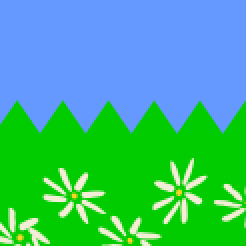
#> input picture images/primer_0_pi_rad.png, 123 x 123 px (shown 2 times larger)
$ python main.py
#> lines starting #> are read from the running program, lines starting #| are printed output that depends on the picture; long printed decimals are rounded
### horizont.py
import numpy as np
import scipy.ndimage as ndimage
import matplotlib.pyplot as plt

def orientacija_horizonta(slika: np.ndarray) -> float:
    # Convert to grayscale by averaging the RGB channels
    slika = slika.mean(2)
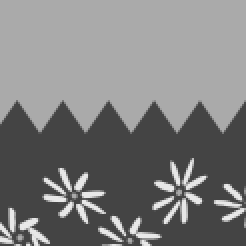
#> slika: shape (123, 123) float32 (shown 2 times larger); min 0.267, max 0.911, mean 0.495

    # Apply gaussian filter from ndimage library
    slika_conv_gaussian = ndimage.gaussian_filter(slika, sigma=10)
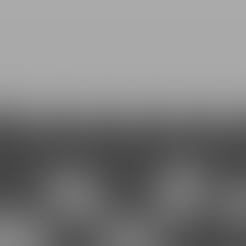
#> slika_conv_gaussian: shape (123, 123) float32 (shown 2 times larger); min 0.275, max 0.667, mean 0.495


    jedro_sobel_dx = np.array([
        [-1, 0, 1],
        [-2, 0, 2],
        [-1, 0, 1]
    ])
    jedro_sobel_dy = np.array([
        [-1, -2, -1],
        [0, 0, 0],
        [1, 2, 1]
    ])

    slika_dx = ndimage.convolve(slika_conv_gaussian, jedro_sobel_dx)
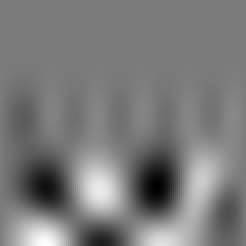
#> slika_dx: shape (123, 123) float32 (shown 2 times larger); min -0.0595, max 0.0636, mean -3.75e-05; drawn with min black and max white
    slika_dy = ndimage.convolve(slika_conv_gaussian, jedro_sobel_dy)
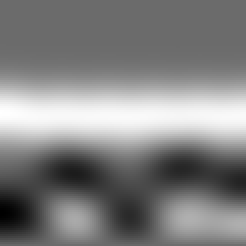
#> slika_dy: shape (123, 123) float32 (shown 2 times larger); min -0.0853, max 0.118, mean 0.0182; drawn with min black and max white
    # slika_dx_and_dy = ndimage.convolve(slika_dx, jedro_sobel_dy, mode='constant', cval=0.0)
    #"""


    slika_rob_mag = (slika_dx**2 + slika_dy**2)**0.5 # samo pitagorov izrek
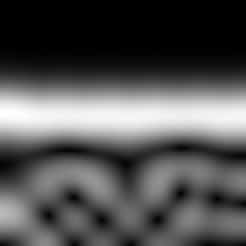
#> slika_rob_mag: shape (123, 123) float32 (shown 2 times larger); min 0, max 0.118, mean 0.0382; drawn with min black and max white
    # slika_rob_smer = np.arctan2(slika_dy, slika_dx)
    slika_rob_smer = np.arctan2(slika_dx, slika_dy)
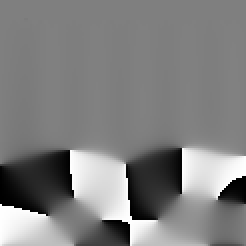
#> slika_rob_smer: shape (123, 123) float32 (shown 2 times larger); min -3.14, max 3.14, mean 0.0216; drawn with min black and max white
    """
    # Apply Sobel filters to the image
    slika_sobel_dx = ndimage.convolve(slika_conv_gaussian, jedro_sobel_dx)
    slika_sobel_dy = ndimage.convolve(slika_conv_gaussian, jedro_sobel_dy)
    # Compute the magnitude of the gradient
    slika_sobel = np.hypot(slika_sobel_dx, slika_sobel_dy)
    # Normalize the result
    slika_sobel = (slika_sobel / slika_sobel.max()) * 255  # Scale to 0-255
    # Convert to unsigned 8-bit integer type for proper image representation
    slika_sobel = slika_sobel.astype(np.uint8)
    """

    # razdelimo histogram na 16 predalckov med vrednostmi -pi, pi
    hist_bins = np.linspace(-np.pi, np.pi, 100)
    # razdelimo piksle v predalcke po kotu roba, pomnozeno z weightom magnitude ki nam pove kak mocn je rob
    # hist_smeri_x, hist_smeri_y = np.histogram(slika_sobel, bins=hist_bins, weights=slika_rob_mag)
    # Tried both methods for edge detection but the results are not as expected
    hist_smeri_x, hist_smeri_y = np.histogram(slika_rob_smer, bins=hist_bins, weights=slika_rob_mag)
#> hist_smeri_x = 99 values, max 160.3 at index 49, min 0.439 at index 33, mean 5.84; hist_smeri_y = 100 values from -3.14 to 3.14

    # Find the index of the maximum value
    max_y_index = np.argmax(hist_smeri_x)
#> max_y_index = 49
    # Find the corresponding bin edge (x-axis)
    max_x = hist_bins[max_y_index]
#> max_x = -0.0317
    # Find the value next to it
    max_x_plus_one = hist_bins[max_y_index + 1]
#> max_x_plus_one = 0.0317

    result = (max_x_plus_one + max_x) * 0.5
#> result = 2.22e-16

    print(f"Maximum value on the x-axis (bin edge in rad): {max_x}")
#| Maximum value on the x-axis (bin edge in rad): -0.03173
    # Find the second largest value in the histogram counts
    sorted_hist_smeri_x = np.sort(hist_smeri_x)[::-1]  # Sort in descending order
#> sorted_hist_smeri_x = 99 values, max 160.3 at index 0, min 0.439 at index 98, mean 5.84
    second_largest_y = sorted_hist_smeri_x[1]  # Second largest value
#> second_largest_y = 87.74
    # Find the corresponding bin edge for the second largest value
    second_largest_y_index = np.where(hist_smeri_x == second_largest_y)[0][0]
#> second_largest_y_index = 48
    second_largest_x = hist_bins[second_largest_y_index]
#> second_largest_x = -0.0952
    print(f"Second largest value on the x-axis (bin edge in rad): {second_largest_x}")
#| Second largest value on the x-axis (bin edge in rad): -0.0952
    print(f"")
    print(f"Maximum and value next to it combined and devided by 2:")
    print(f"Angle in rad: {result}")
#| Angle in rad: 2.220446049250313e-16
    print(f"Agle in degrees: {result * 180 / np.pi}")
#| Agle in degrees: 1.2722218725854067e-14
    #max_y = x[np.where(hist_smeri_y == hist_smeri_y.max())]
    #print(f"Maximum: {hist_bins[max_y]}")


    # Plot the image and histogram
    plt.figure(figsize=(12, 6))
    plt.subplot(1, 2, 1)
    plt.imshow(slika, cmap='gray')
    plt.axis('off')
    plt.subplot(1, 2, 2)
    # 16 bins, count is height, width is the difference between two edges
    plt.bar(hist_bins[:-1], hist_smeri_x, width=hist_bins[2] - hist_bins[1])
    plt.show()
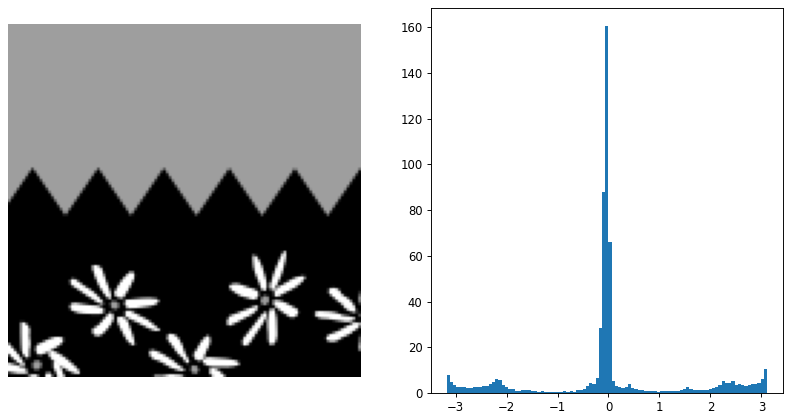
#> figure drawn by matplotlib, 2 panels; panel 2: tallest bar 160.3 high, from x = -0.0635 to 0

    return result

### main.py
import numpy as np
import scipy.ndimage as ndimage
import matplotlib.pyplot as plt
import os
import horizont

# Use an absolute path to the image file
#image_path = os.path.abspath('images/image_left_leaning.jpg')
image_path = os.path.abspath('images/primer_0_pi_rad.png')
# Load the image
slika = plt.imread(image_path)[:, :, :3]

#regija1 = slika[500:600, 2700:2800, :]
#regija2 = slika[600:700, 3000:3100, :]

# Pass regija2 to the function
print(f"Kot je {horizont.orientacija_horizonta(slika)} radianov.")
#| Kot je 2.220446049250313e-16 radianov.
"""
plt.figure()
plt.title('izbrana regija zanimanja')
plt.axis('off')
plt.imshow(slika)
plt.show()
"""

$ run again, with images/primer_-0.25_pi_rad.png copied over images/primer_0_pi_rad.png
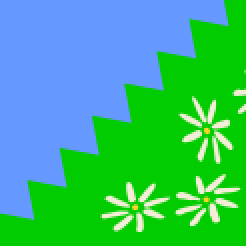
#> input picture images/primer_-0.25_pi_rad.png, 123 x 123 px (shown 2 times larger)
#> in orientacija_horizonta, `slika_rob_smer = np.arctan2(slika_dx, slika_dy)`:
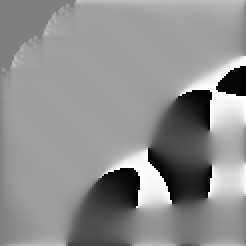
#> slika_rob_smer: shape (123, 123) float32 (shown 2 times larger); min -3.14, max 3.14, mean 0.398; drawn with min black and max white
#> hist_smeri_x = 99 values, max 187.2 at index 61, min 0.538 at index 78, mean 6.41; hist_smeri_y = 100 values from -3.14 to 3.14
#> max_y_index = 61
#> max_x = 0.73
#> max_x_plus_one = 0.793
#> result = 0.762
#| Maximum value on the x-axis (bin edge in rad): 0.7299
#> sorted_hist_smeri_x = 99 values, max 187.2 at index 0, min 0.538 at index 98, mean 6.41
#> second_largest_y = 133.1
#> second_largest_y_index = 62
#> second_largest_x = 0.793
#| Second largest value on the x-axis (bin edge in rad): 0.7933
#| Angle in rad: 0.7616
#| Agle in degrees: 43.636
#> in orientacija_horizonta, `plt.show()`:
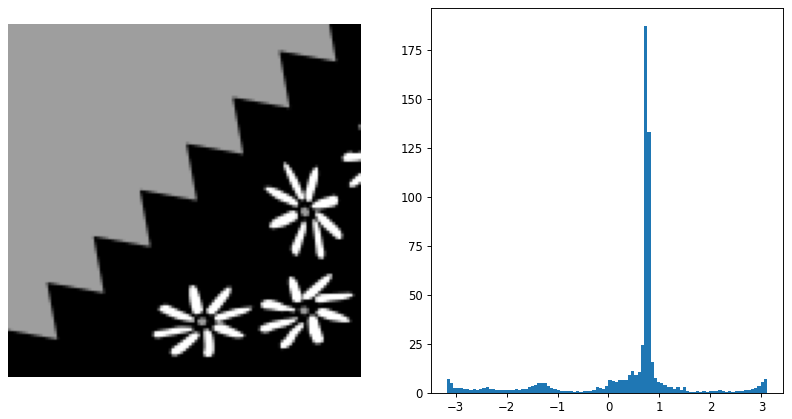
#> figure drawn by matplotlib, 2 panels; panel 2: tallest bar 187.2 high, from x = 0.698 to 0.762
#| Kot je 0.7616 radianov.

$ run again, with images/primer_0.25_pi_rad.png copied over images/primer_0_pi_rad.png
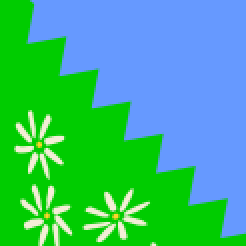
#> input picture images/primer_0.25_pi_rad.png, 123 x 123 px (shown 2 times larger)
#> in orientacija_horizonta, `slika_rob_smer = np.arctan2(slika_dx, slika_dy)`:
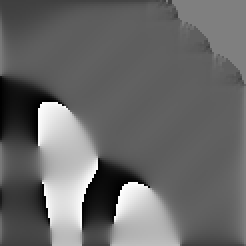
#> slika_rob_smer: shape (123, 123) float32 (shown 2 times larger); min -3.14, max 3.14, mean -0.564; drawn with min black and max white
#> hist_smeri_x = 99 values, max 160.5 at index 36, min 0.0989 at index 52, mean 6.37; hist_smeri_y = 100 values from -3.14 to 3.14
#> max_y_index = 36
#> max_x = -0.857
#> max_x_plus_one = -0.793
#> result = -0.825
#| Maximum value on the x-axis (bin edge in rad): -0.8568
#> sorted_hist_smeri_x = 99 values, max 160.5 at index 0, min 0.0989 at index 98, mean 6.37
#> second_largest_y = 155.9
#> second_largest_y_index = 37
#> second_largest_x = -0.793
#| Second largest value on the x-axis (bin edge in rad): -0.7933
#| Angle in rad: -0.8251
#| Agle in degrees: -47.273
#> in orientacija_horizonta, `plt.show()`:
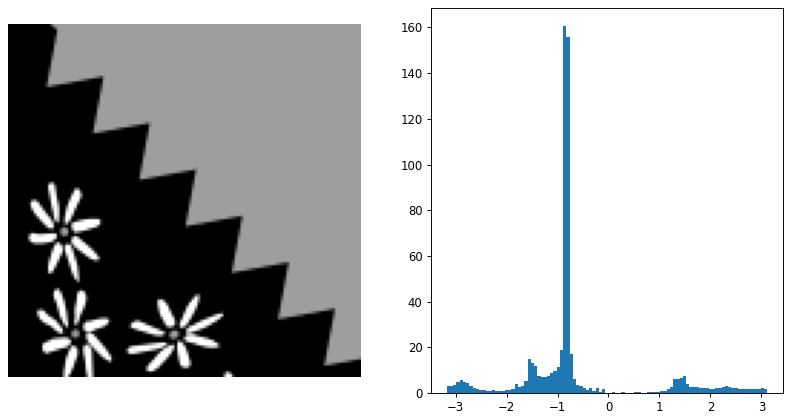
#> figure drawn by matplotlib, 2 panels; panel 2: tallest bar 160.5 high, from x = -0.889 to -0.825
#| Kot je -0.8251 radianov.
